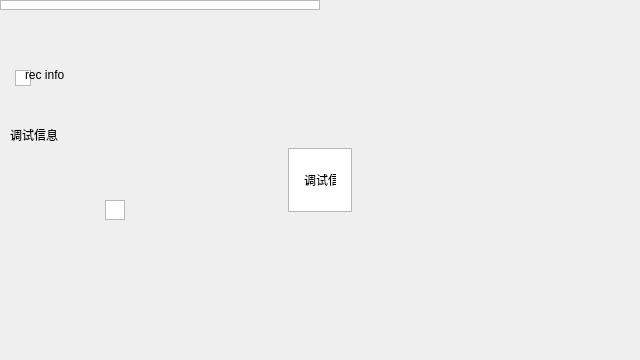
<?xml version="1.0" encoding="UTF-8"?>
<ui version="4.0">
 <class>PreviewWindow</class>
 <widget class="QDialog" name="PreviewWindow">
  <property name="geometry">
   <rect>
    <x>0</x>
    <y>60</y>
    <width>640</width>
    <height>360</height>
   </rect>
  </property>
  <property name="windowTitle">
   <string>Dialog</string>
  </property>
  <widget class="QGraphicsView" name="top_bg_icon">
   <property name="geometry">
    <rect>
     <x>0</x>
     <y>0</y>
     <width>320</width>
     <height>10</height>
    </rect>
   </property>
  </widget>
  <widget class="QGraphicsView" name="record_icon">
   <property name="geometry">
    <rect>
     <x>15</x>
     <y>70</y>
     <width>16</width>
     <height>16</height>
    </rect>
   </property>
  </widget>
  <widget class="QGraphicsView" name="record_icon1">
   <property name="geometry">
    <rect>
     <x>105</x>
     <y>200</y>
     <width>20</width>
     <height>20</height>
    </rect>
   </property>
  </widget>
  <widget class="QLabel" name="record_info">
   <property name="geometry">
    <rect>
     <x>25</x>
     <y>60</y>
     <width>80</width>
     <height>30</height>
    </rect>
   </property>
   <property name="text">
    <string>rec info</string>
   </property>
  </widget>
 <widget class="QLabel" name="record_info1">
   <property name="geometry">
    <rect>
     <x>115</x>
     <y>385</y>
     <width>80</width>
     <height>30</height>
    </rect>
   </property>
   <property name="text">
    <string>rec info</string>
   </property>
  </widget>
  <widget class="QGraphicsView" name="bottom_bg_icon">
   <property name="geometry">
    <rect>
     <x>0</x>
     <y>386</y>
     <width>854</width>
     <height>58</height>
    </rect>
   </property>
  </widget>
  <widget class="QLabel" name="debug_info">
   <property name="geometry">
    <rect>
     <x>10</x>
     <y>60</y>
     <width>200</width>
     <height>150</height>
    </rect>
   </property>
   <property name="text">
    <string>调试信息</string>
   </property>
  </widget>
  <widget class="QGraphicsView" name="photocntdn_bg">
   <property name="geometry">
    <rect>
     <x>288</x>
     <y>148</y>
     <width>64</width>
     <height>64</height>
    </rect>
   </property>
  </widget>
  <widget class="QLabel" name="photocntdn_lb">
   <property name="geometry">
    <rect>
     <x>304</x>
     <y>164</y>
     <width>32</width>
     <height>32</height>
    </rect>
   </property>
   <property name="text">
    <string>调试信息</string>
   </property>
  </widget>
 </widget>
 <resources/>
 <connections/>
</ui>
